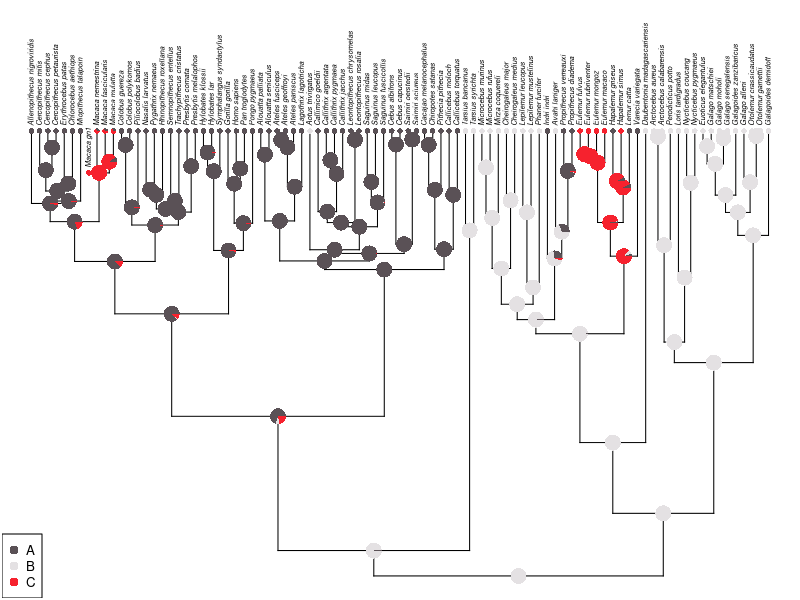
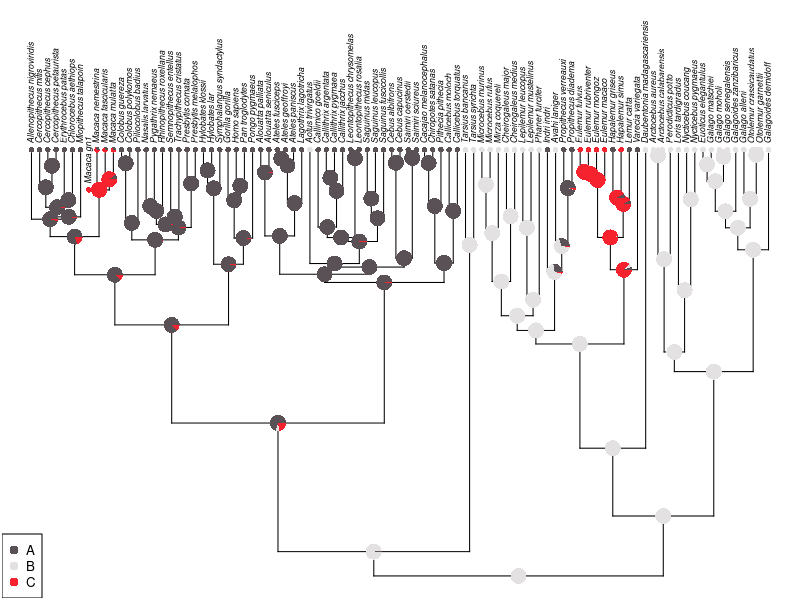
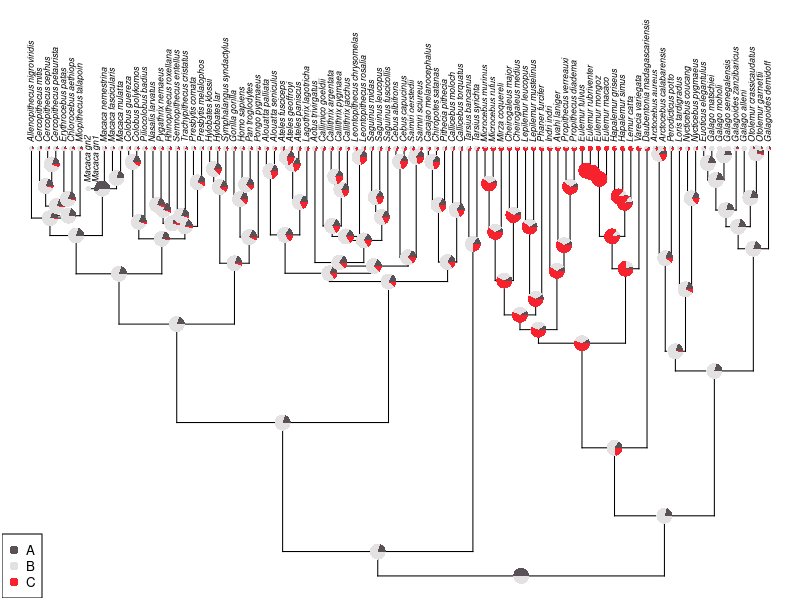

These figures' R source, in order: (Note: this script raises an error after producing the figures.)
## ---- chunk 1
knitr::opts_chunk$set(
  collapse = TRUE,
  comment = "#>"
)
## ---- chunk 2
library(phytools)
library(dplyr)
library(tidyr)
library(tibble)
## ---- chunk 3
data('primate.tree')
data('primate.data')
tre <- primate.tree
dat <- primate.data
states_original <- dat |> 
    rownames_to_column(var = 'tip_label') |> 
    select(tip_label, Activity_pattern) |> 
    mutate(state = 1) |> 
    pivot_wider(
        names_from = 'Activity_pattern', values_from = 'state', values_fill = 0
    ) |> 
    column_to_rownames(var = 'tip_label') |> 
    as.matrix() |> 
    magrittr::set_colnames(LETTERS[1:3])
states_original <- states_original[tre$tip.label,]


macaca <- grep('^Macaca_', rownames(states_original)) # ?
galago <- grep('^Galago_', rownames(states_original)) # B
eulemur <- grep('^Eulemur', rownames(states_original)) # C

states <- states_original
states[] <- 1 / ncol(states)
# m1[macaca, ] <- c(rep(1,3), rep(0, 6))
states[galago, ] <- c(rep(0,4), rep(1, 4), rep(0, 4))
states[eulemur, ] <- c(rep(0,8), rep(1, 4))
myMod <- 'ARD'
myPi <- 'fitzjohn'
## ---- chunk 4
macaca <- grep('Macaca', rownames(states))
macaca_mrc <- findMRCA(tree = tre, tips = rownames(states)[macaca])
t1 <- bind.tip(tre, tip.label = 'Macaca_gn1', edge.length = 0, where = macaca_mrc)
m1 <- states_original
# m1[] <- 1 / 3
m1 <- rbind(m1, matrix(c(A = 0, B = 0, C = 1), nrow = 1, byrow = TRUE))
rownames(m1)[nrow(m1)] <- 'Macaca_gn1'
m1[macaca,] <- rep(1 / ncol(m1), length(macaca) * 3)

fit1 <- fitMk(
    tree = t1, x = m1, model = myMod, pi = myPi, lik.func = "pruning",
    logscale = TRUE
)
ace1 <- ancr(fit1, tips=TRUE)
plot(ace1, args.plotTree = list(direction = "upwards"))
## ---- chunk 5
macaca_mrc2 <- findMRCA(t1, tips = rownames(states)[macaca])
t2 <- bind.tip(t1, tip.label = 'Macaca_gn2', edge.length = 0, where = macaca_mrc2)
m2 <- states
m2 <- rbind(m2, matrix(c(A = 0, B = 0, C = 1), nrow = 1, byrow = TRUE))
m2 <- rbind(m2, matrix(c(A = 0, B = 1, C = 0), nrow = 1, byrow = TRUE))
rownames(m2)[nrow(m2) - 1] <- 'Macaca_gn1'
rownames(m2)[nrow(m2)] <- 'Macaca_gn2'
m2[grep('^Macaca_[^g][^n][^\\d].*', rownames(m2)),] <- rep(1 / ncol(m2), length(macaca) * 3)
fit2 <- tryCatch(
    error = function(e) e, 
    {
        fitMk(
            tree = t2, x = m2, model = myMod, pi = myPi,
            lik.func = "pruning", logscale = TRUE
        )
    }
)
print(fit2$message)
## ---- chunk 6
macaca <- grep('Macaca', rownames(states))
macaca_mrc <- findMRCA(tree = tre, tips = rownames(states)[macaca])
t1 <- bind.tip(tre, tip.label = 'Macaca_gn1', edge.length = 1e-06, where = macaca_mrc)
m1 <- states_original
# m1[] <- 1 / 3
m1 <- rbind(m1, matrix(c(A = 0, B = 0, C = 1), nrow = 1, byrow = TRUE))
rownames(m1)[nrow(m1)] <- 'Macaca_gn1'
m1[macaca,] <- rep(1 / ncol(m1), length(macaca) * 3)

fit1 <- fitMk(
    tree = t1, x = m1, model = myMod, pi = myPi, lik.func = "pruning",
    logscale = TRUE
)
ace1 <- ancr(fit1, tips=TRUE)
plot(ace1, args.plotTree = list(direction = "upwards"))
## ---- chunk 7
t3 <- bind.tip(tre, tip.label = 'Macaca_gn1', edge.length = 1e-06, where = macaca_mrc)
macaca_mrc3 <- findMRCA(t3, tips = rownames(states)[macaca])
t4 <- bind.tip(t3, tip.label = 'Macaca_gn2', edge.length = 1e-06, where = macaca_mrc3)
m3 <- states
m3 <- rbind(m3, matrix(c(A = 1, B = 0, C = 0), nrow = 1, byrow = TRUE))
m3 <- rbind(m3, matrix(c(A = 0, B = 1, C = 0), nrow = 1, byrow = TRUE))
rownames(m3)[nrow(m3) - 1] <- 'Macaca_gn1'
rownames(m3)[nrow(m3)] <- 'Macaca_gn2'
m3[grep('^Macaca_[^g][^n][^\\d].*', rownames(m3)),] <- rep(1 / ncol(m3), length(macaca) * 3)
fit3 <- fitMk(
    tree = t4, x = m3, model = myMod, pi = myPi, lik.func = "pruning",
    logscale = TRUE
)
ace3 <- ancr(fit3, tips=TRUE)
plot(ace3, args.plotTree = list(direction = "upwards"))
## ---- chunk 8
sessioninfo::session_info()
